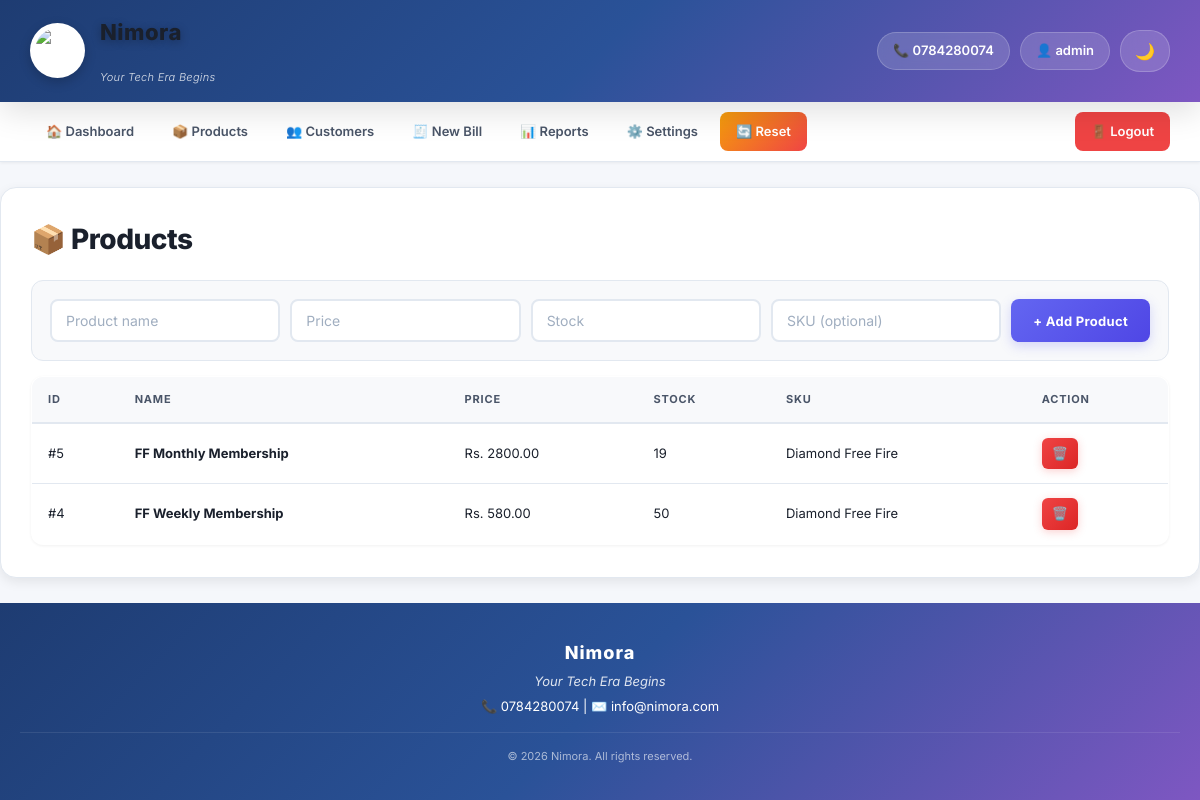
Screenshot of /products (signed in) with the database file from the repository.
### tables this page shows
CREATE TABLE products (
        id INTEGER PRIMARY KEY AUTOINCREMENT,
        name TEXT NOT NULL,
        price REAL NOT NULL,
        stock INTEGER DEFAULT 0,
        sku TEXT
    );

### app.py (the view)
@app.route('/products')
@login_required
def products():
    conn = get_db()
    items = conn.execute('SELECT * FROM products ORDER BY id DESC').fetchall()
    conn.close()
    return render_template('products.html', products=items)

### app.py (called while the page is built)
def get_db():
    conn = sqlite3.connect(DB, timeout=10)
    conn.row_factory = sqlite3.Row
    return conn

@app.context_processor
def inject_branding():
    return {
        'business_name': BUSINESS_NAME,
        'tagline': TAGLINE,
        'logo_url': LOGO_URL,
        'phone': PHONE,
        'email': EMAIL,
        'address': ADDRESS,
        'currency': CURRENCY,
        'now': datetime.now()
    }

def login_required(f):
    @wraps(f)
    def wrapper(*args, **kwargs):
        if 'user_id' not in session:
            return redirect(url_for('login'))
        return f(*args, **kwargs)
    return wrapper

### templates/products.html (shortened to what this page needs)
{% extends "base.html" %}
{% block content %}
<h1>📦 Products</h1>
<form method="POST" action="{{ url_for('add_product') }}" class="form-row">
    <input name="name" placeholder="Product name" required>
    <input name="price" type="number" step="0.01" placeholder="Price" required>
    <input name="stock" type="number" placeholder="Stock" required>
    <input name="sku" placeholder="SKU (optional)">
    <button type="submit">+ Add Product</button>
</form>
{% if products %}
<table>
    <thead>
        <tr><th>ID</th><th>Name</th><th>Price</th><th>Stock</th><th>SKU</th><th>Action</th></tr>
    </thead>
    <tbody>
        {% for p in products %}
        <tr>
            <td>#{{ p.id }}</td>
            <td><b>{{ p.name }}</b></td>
            <td>{{ currency }} {{ "%.2f"|format(p.price) }}</td>
            <td class="{% if p.stock < 5 %}low-stock{% endif %}">{{ p.stock }}</td>
            <td>{{ p.sku or '-' }}</td>
            <td>
                <a href="{{ url_for('delete_product', id=p.id) }}"
                   onclick="return confirm('Delete {{ p.name }}?')" class="btn-delete">🗑️</a>
            </td>
        </tr>
        {% endfor %}
    </tbody>
</table>
{% else %}
<p class="empty">No products yet. Add one above ↑</p>
{% endif %}
{% endblock %}

### static/style.css (style rules this page uses)
:root { --bg-primary: #f5f7fb; --bg-secondary: #ffffff; --bg-tertiary: #f8f9fb; --bg-header: linear-gradient(135deg, #1e3c72 0%, #2a5298 50%, #7e57c2 100%); --bg-nav: #ffffff; --text-primary: #1a202c; --text-secondary: #4a5568; --text-muted: #a0aec0; --text-inverse: #ffffff; --border-color: #e2e8f0; --border-light: #f0f2f5; --accent-primary: #6366f1; --accent-hover: #4f46e5; --accent-success: #10b981; --accent-danger: #ef4444; --accent-warning: #f59e0b; --accent-info: #3b82f6; --shadow-sm: 0 1px 3px rgba(0,0,0,0.06); --shadow-md: 0 4px 12px rgba(0,0,0,0.08); --shadow-lg: 0 10px 30px rgba(0,0,0,0.12); --shadow-xl: 0 20px 50px rgba(0,0,0,0.15); --radius-sm: 8px; --radius-md: 12px; --radius-lg: 16px; --radius-xl: 24px; --transition: all 0.25s cubic-bezier(0.4, 0, 0.2, 1); }
* { box-sizing: border-box; margin: 0; padding: 0; }
html { scroll-behavior: smooth; }
body { font-family: 'Inter', 'Segoe UI', -apple-system, BlinkMacSystemFont, Arial, sans-serif; background: var(--bg-primary); color: var(--text-primary); min-height: 100vh; display: flex; flex-direction: column; transition: background 0.3s, color 0.3s; font-size: 14px; line-height: 1.5; }
h1 { color: var(--text-primary); font-size: 28px; font-weight: 800; margin-bottom: 20px; letter-spacing: -0.5px; }
table { width: 100%; border-collapse: collapse; margin-top: 15px; background: var(--bg-secondary); border-radius: var(--radius-md); overflow: hidden; box-shadow: var(--shadow-sm); border: 1px solid var(--border-color); }
th, td { padding: 14px 16px; text-align: left; border-bottom: 1px solid var(--border-color); font-size: 13px; }
th { background: var(--bg-tertiary); color: var(--text-secondary); font-weight: 700; font-size: 11px; text-transform: uppercase; letter-spacing: 0.8px; border-bottom: 2px solid var(--border-color); }
tbody tr { transition: var(--transition); }
tbody tr:last-child td { border-bottom: none; }
.form-row { display: flex; gap: 10px; flex-wrap: wrap; margin: 15px 0; padding: 18px; background: var(--bg-tertiary); border-radius: var(--radius-md); border: 1px solid var(--border-color); }
input, select, textarea { padding: 11px 14px; font-size: 14px; border: 2px solid var(--border-color); border-radius: var(--radius-sm); flex: 1; min-width: 120px; background: var(--bg-secondary); color: var(--text-primary); transition: var(--transition); font-family: inherit; }
input::placeholder { color: var(--text-muted); }
button, .btn { padding: 11px 22px; font-size: 13px; border: none; border-radius: var(--radius-sm); background: linear-gradient(135deg, #6366f1, #4f46e5); color: white; cursor: pointer; font-weight: 700; transition: var(--transition); letter-spacing: 0.3px; text-decoration: none; display: inline-flex; align-items: center; gap: 6px; justify-content: center; font-family: inherit; box-shadow: 0 4px 12px rgba(99,102,241,0.25); }
.btn-delete { background: linear-gradient(135deg, #ef4444, #dc2626); color: white; padding: 6px 10px; border-radius: 6px; text-decoration: none; font-size: 13px; display: inline-block; box-shadow: 0 2px 8px rgba(239,68,68,0.25); }

### rows the page displays
products: id "5", name "FF Monthly Membership", currency "Rs.", price "2800.00", stock "19", sku "Diamond Free Fire"
products: id "4", name "FF Weekly Membership", currency "Rs.", price "580.00", stock "50", sku "Diamond Free Fire"

### other values shown
{{ business_name }} "Nimora"
{{ tagline }} "Your Tech Era Begins"
{{ phone }} "0784280074"
{{ session.username }} "admin"
{{ email }} "info@nimora.com"
